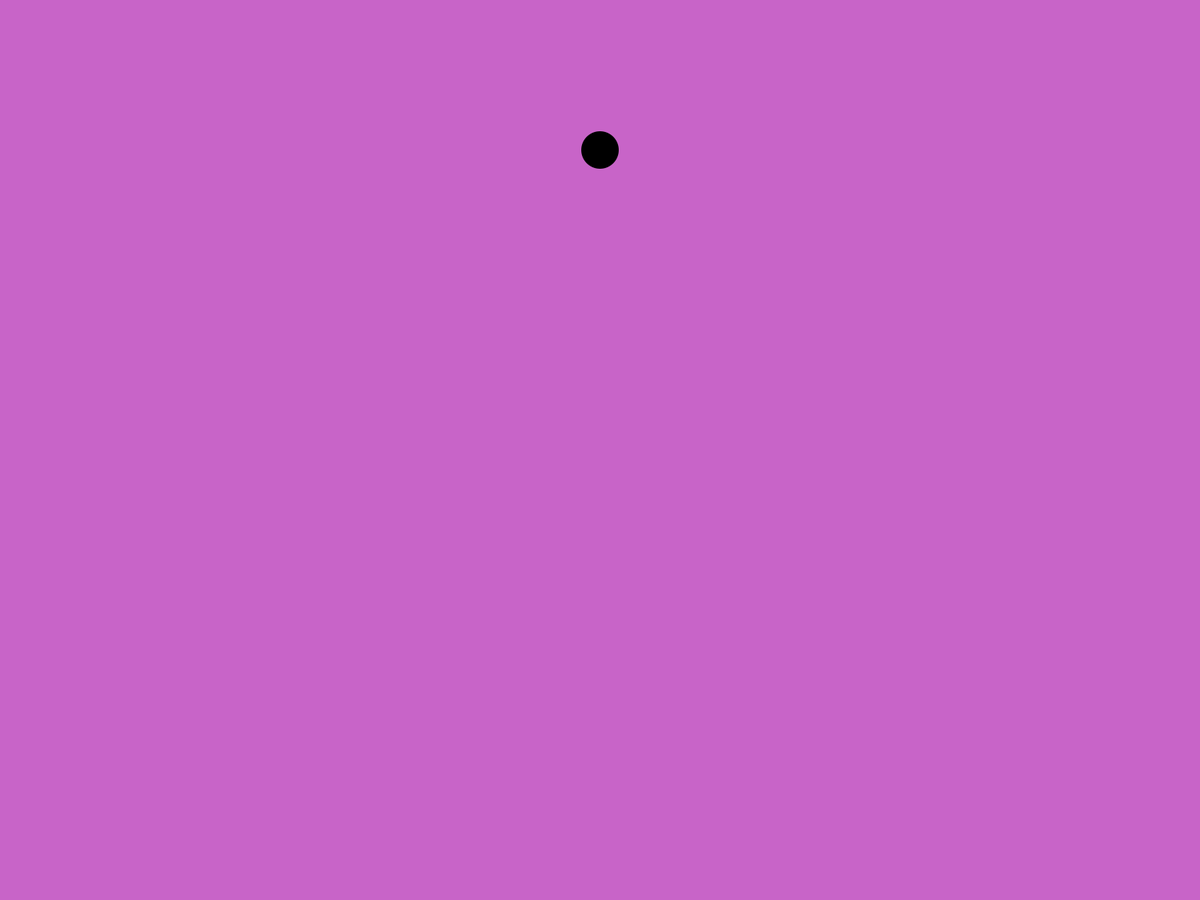
Frame 1 (no input)
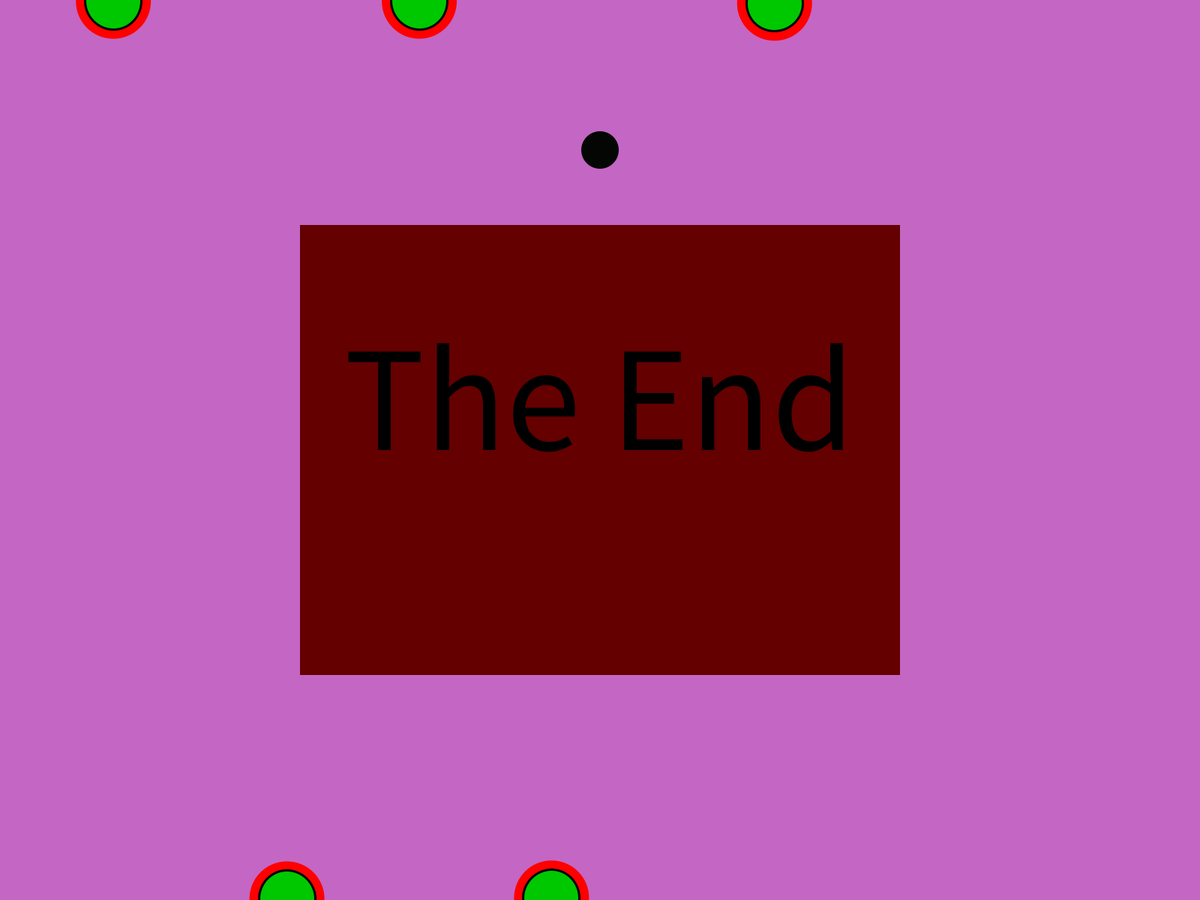
Frame 2 (the mouse pressed at the canvas centre, redrawn once)

The Processing sketch that drew these frames (run headless with seeded random() and noise(); the mouse was pressed at the canvas centre and the sketch redrawn once):

// Processing sketch: floatingPacman
// ── floatingPacman.pde


int dim;
int start = 0;
int endscreen =0;
int numEnemy=5;
float closestEnemy; 
enemy[] e;
pacman p; 

class pacman{
    float posX = width/2;
    float posY = height/2;
    float speedX;
    float speedY;
    float pacmanSpeed= 50;

    void tick(){
        move();
        draw();
    }

    void move(){
        speedX = (mouseX-posX)/pacmanSpeed;
        speedY = (mouseY-posY)/pacmanSpeed;
        posX = posX + speedX;
        posY = posY + speedY;
    }

    void draw(){
        pushMatrix();
        // move origin to pacman's position, then rotate so the pacman faces movement direction
        translate(posX, posY);
        float ang = atan2(mouseY-posY,mouseX-posX);
        rotate(ang);


        stroke(0);
        strokeWeight(8);
        noFill();

        arc(0, 0, dim, dim,radians(45),radians(90),PIE);
        arc(0, 0, dim, dim,radians(270),radians(315),PIE);


        noStroke();
        fill(200,200,100);
        arc(0, 0, dim, dim,radians(45), radians(315),PIE);

        popMatrix();
    }
}

class enemy{
    float enemyPosX,enemyPosY,enemyTimer,enemyTimerUpdate;
    float enemySpeed = 3;
    boolean alive;

    enemy(){
        alive=true;
        enemyPosX=random(width);
        enemyPosY=((int)random(0.5,1.5)*height);
        enemyTimer = enemyTimerUpdate = random(10,20);
    }

    float tick(){
        if(alive){   
            timer();
            move();
            draw();
        }
        return eat();
    }

    void move(){
        if(enemyPosX>p.posX)
            enemyPosX=enemyPosX-enemySpeed*(random(0.5,1.5));
        else
            enemyPosX=enemyPosX+enemySpeed*(random(0.5,1.5));

        if(enemyPosY>p.posY)
            enemyPosY=enemyPosY-enemySpeed*(random(0.5,1.5));
        else
            enemyPosY=enemyPosY+enemySpeed*(random(0.5,1.5));

        enemySpeed=enemySpeed+0.001;
    }

    void draw(){
        pushMatrix();
        translate(enemyPosX,enemyPosY);

        noStroke();
        fill(255,0,0);
        circle(0,0,dim);

        stroke(0);
        strokeWeight(3);
        fill(0,200,0);
        arc(0,0,(dim/4)*3,(dim/4*3),HALF_PI-(PI*enemyTimerUpdate)/enemyTimer,HALF_PI+(PI*enemyTimerUpdate)/enemyTimer,CHORD);
        

        popMatrix();
    }

    void timer(){
        enemyTimerUpdate = enemyTimerUpdate-(0.016666);

        if(enemyTimerUpdate<0){
            enemyPosX=enemyPosY= Float.MIN_VALUE;
            alive=true;
        }
        
    }

    float eat(){
        float distance = dist(p.posX,p.posY,enemyPosX,enemyPosY);
        if(distance<dim){
            print("pacman got eaten");
            endscreen();
        }
        return distance;
    }
}




void setup(){
    //size(1000,1000);
    fullScreen();
    //frameRate(1);
    background(200,100,200);

    dim = 100;
    closestEnemy = width;

    p = new pacman();
    e = new enemy[numEnemy];
    
    for(int i=0;i<numEnemy;i++){
        e[i]= new enemy();
        print("X: ",e[i].enemyPosX," Y: ",e[i].enemyPosY,"\n");
    }
    
    //noLoop();
}

void draw(){

    //ending
    if(endscreen==1){
        delay(1000);
        exit();
    }

    //start
    if(start==0){
        apple(true);
        start=1;
        noLoop();
    }else{

        print(closestEnemy,"\n");
        if(closestEnemy<dim*2.5){
            fill (200,50,50,10);
        }
        else
            fill (100,150,100,10);
        rect(0,0,width,height);
        
        //creating entities
        p.tick();
        apple(false);

        closestEnemy = width;
        for(int i=0;i<numEnemy;i++){
            float tmp = e[i].tick();
            if(tmp<closestEnemy)
                closestEnemy=tmp;
        }
        
    }
}


void endscreen(){
    fill(100,0,0);
    rect(width/4,height/4,(width/2),(height/2));
    textSize(200);
    textAlign(CENTER);
    fill(0);
    text("The End",width/2,height/2);
    endscreen=1;
}

void apple(boolean start){

    float x,y;
    if(start==true){
        x = width/2;
        y = height/6;
    }
    else{
        x = mouseX;
        y = mouseY;
    }

    fill(0);
    noStroke();
    ellipse(x,y,50,50);

    if(dist(p.posX,p.posY,x,y)<dim/4){
        print("packman ate the apple");
        endscreen();
    }
}

void mouseClicked(){
    if(dist(width/2,height/6,mouseX,mouseY)<dim)
        loop();
}
